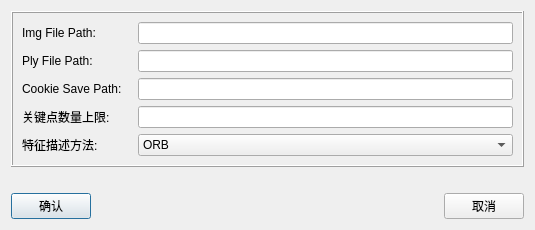
<?xml version="1.0" encoding="UTF-8"?>
<ui version="4.0">
 <class>FeatureDetectionClass</class>
 <widget class="QDialog" name="FeatureDetectionClass">
  <property name="geometry">
   <rect>
    <x>0</x>
    <y>0</y>
    <width>535</width>
    <height>219</height>
   </rect>
  </property>
  <property name="windowTitle">
   <string>Feature Detection</string>
  </property>
  <layout class="QGridLayout" name="gridLayout_2">
   <item row="1" column="0">
    <spacer name="verticalSpacer">
     <property name="orientation">
      <enum>Qt::Vertical</enum>
     </property>
     <property name="sizeHint" stdset="0">
      <size>
       <width>20</width>
       <height>40</height>
      </size>
     </property>
    </spacer>
   </item>
   <item row="2" column="0">
    <widget class="QLabel" name="label_4">
     <property name="text">
      <string/>
     </property>
    </widget>
   </item>
   <item row="3" column="0">
    <widget class="QPushButton" name="pushButton_confirm">
     <property name="text">
      <string>确认</string>
     </property>
    </widget>
   </item>
   <item row="3" column="1">
    <spacer name="horizontalSpacer">
     <property name="orientation">
      <enum>Qt::Horizontal</enum>
     </property>
     <property name="sizeHint" stdset="0">
      <size>
       <width>40</width>
       <height>20</height>
      </size>
     </property>
    </spacer>
   </item>
   <item row="3" column="2">
    <widget class="QPushButton" name="pushButton_cancel">
     <property name="text">
      <string>取消</string>
     </property>
    </widget>
   </item>
   <item row="0" column="0" colspan="3">
    <widget class="QFrame" name="frame">
     <property name="frameShape">
      <enum>QFrame::Box</enum>
     </property>
     <property name="frameShadow">
      <enum>QFrame::Raised</enum>
     </property>
     <layout class="QGridLayout" name="gridLayout">
      <item row="0" column="0">
       <widget class="QLabel" name="label">
        <property name="maximumSize">
         <size>
          <width>110</width>
          <height>16777215</height>
         </size>
        </property>
        <property name="text">
         <string>Img File Path:</string>
        </property>
       </widget>
      </item>
      <item row="1" column="0">
       <widget class="QLabel" name="label_2">
        <property name="maximumSize">
         <size>
          <width>110</width>
          <height>16777215</height>
         </size>
        </property>
        <property name="text">
         <string>Ply File Path:</string>
        </property>
       </widget>
      </item>
      <item row="3" column="0">
       <widget class="QLabel" name="label_5">
        <property name="maximumSize">
         <size>
          <width>110</width>
          <height>16777215</height>
         </size>
        </property>
        <property name="text">
         <string>关键点数量上限:</string>
        </property>
       </widget>
      </item>
      <item row="4" column="0">
       <widget class="QLabel" name="label_10">
        <property name="maximumSize">
         <size>
          <width>110</width>
          <height>16777215</height>
         </size>
        </property>
        <property name="text">
         <string>特征描述方法:</string>
        </property>
       </widget>
      </item>
      <item row="0" column="1" colspan="3">
       <widget class="QLineEdit" name="lineEdit_img_path"/>
      </item>
      <item row="1" column="1" colspan="3">
       <widget class="QLineEdit" name="lineEdit_ply_read_path"/>
      </item>
      <item row="3" column="1" colspan="3">
       <widget class="QLineEdit" name="lineEdit_numKeyPoints"/>
      </item>
      <item row="4" column="1" colspan="3">
       <widget class="QComboBox" name="comboBox_featureName">
        <item>
         <property name="text">
          <string>ORB</string>
         </property>
        </item>
        <item>
         <property name="text">
          <string>KAZE</string>
         </property>
        </item>
        <item>
         <property name="text">
          <string>AKAZE</string>
         </property>
        </item>
        <item>
         <property name="text">
          <string>BRISK</string>
         </property>
        </item>
        <item>
         <property name="text">
          <string>SIFT</string>
         </property>
        </item>
        <item>
         <property name="text">
          <string>SURF</string>
         </property>
        </item>
        <item>
         <property name="text">
          <string>BINBOOST</string>
         </property>
        </item>
        <item>
         <property name="text">
          <string>VGG</string>
         </property>
        </item>
       </widget>
      </item>
      <item row="2" column="0">
       <widget class="QLabel" name="label_3">
        <property name="maximumSize">
         <size>
          <width>110</width>
          <height>16777215</height>
         </size>
        </property>
        <property name="text">
         <string>Cookie Save Path:</string>
        </property>
       </widget>
      </item>
      <item row="2" column="1" colspan="3">
       <widget class="QLineEdit" name="lineEdit_write_path"/>
      </item>
     </layout>
    </widget>
   </item>
  </layout>
 </widget>
 <resources/>
 <connections>
  <connection>
   <sender>pushButton_confirm</sender>
   <signal>clicked()</signal>
   <receiver>FeatureDetectionClass</receiver>
   <slot>onPush_confirm()</slot>
   <hints>
    <hint type="sourcelabel">
     <x>65</x>
     <y>196</y>
    </hint>
    <hint type="destinationlabel">
     <x>88</x>
     <y>182</y>
    </hint>
   </hints>
  </connection>
  <connection>
   <sender>pushButton_cancel</sender>
   <signal>clicked()</signal>
   <receiver>FeatureDetectionClass</receiver>
   <slot>onPush_cancel()</slot>
   <hints>
    <hint type="sourcelabel">
     <x>489</x>
     <y>193</y>
    </hint>
    <hint type="destinationlabel">
     <x>405</x>
     <y>183</y>
    </hint>
   </hints>
  </connection>
 </connections>
 <slots>
  <slot>onPush_confirm()</slot>
  <slot>onPush_cancel()</slot>
 </slots>
</ui>
